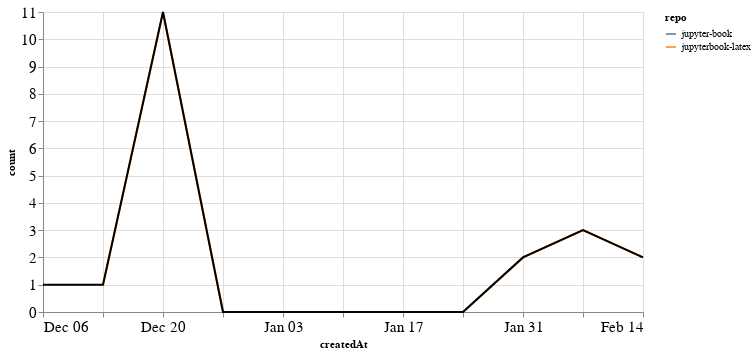

Source (notebook cell):
### Markdown cell above
### PRs

### Code cell
prs_time = prs.groupby('repo').resample('W', on='createdAt').count()['author'].reset_index()
prs_time = prs_time.rename(columns={'author': 'count'})
prs_time_total = prs_time.groupby('createdAt').agg({"count": "sum"}).reset_index()

ch1 = alt.Chart(prs_time, width=600).mark_line().encode(
    x='createdAt',
    y='count',
    color='repo',
    tooltip="repo"
)

ch2 = alt.Chart(prs_time_total, width=600).mark_line(color="black").encode(
    x='createdAt',
    y='count',
)

ch1 + ch2

### Figure 1 — Vega-Lite specification as saved in the notebook (floating-point values rounded to 4 significant figures)
{"config": {"axisLeft": {"labelFontSize": 15}, "axisBottom": {"labelFontSize": 15}}, "layer": [{"data": {"name": "data-66c7e03e001d4ae8b8ee84760b155ccb"}, "mark": "line", "encoding": {"color": {"type": "nominal", "field": "repo"}, "tooltip": {"type": "nominal", "field": "repo"}, "x": {"type": "temporal", "field": "createdAt"}, "y": {"type": "quantitative", "field": "count"}}, "width": 600}, {"data": {"name": "data-ad625c8e7a7751d4f664eeffaa238cca"}, "mark": {"type": "line", "color": "black"}, "encoding": {"x": {"type": "temporal", "field": "createdAt"}, "y": {"type": "quantitative", "field": "count"}}, "width": 600}], "$schema": "https://vega.github.io/schema/vega-lite/v4.8.1.json", "datasets": {"data-66c7e03e001d4ae8b8ee84760b155ccb": [{"repo": "jupyter-book", "createdAt": "2020-12-06T00:00:00", "count": 1}, {"repo": "jupyterbook-latex", "createdAt": "2020-12-13T00:00:00", "count": 1}, {"repo": "jupyterbook-latex", "createdAt": "2020-12-20T00:00:00", "count": 11}, {"repo": "jupyterbook-latex", "createdAt": "2020-12-27T00:00:00", "count": 0}, {"repo": "jupyterbook-latex", "createdAt": "2021-01-03T00:00:00", "count": 0}, {"repo": "jupyterbook-latex", "createdAt": "2021-01-10T00:00:00", "count": 0}, {"repo": "jupyterbook-latex", "createdAt": "2021-01-17T00:00:00", "count": 0}, {"repo": "jupyterbook-latex", "createdAt": "2021-01-24T00:00:00", "count": 0}, {"repo": "jupyterbook-latex", "createdAt": "2021-01-31T00:00:00", "count": 2}, {"repo": "jupyterbook-latex", "createdAt": "2021-02-07T00:00:00", "count": 3}, {"repo": "jupyterbook-latex", "createdAt": "2021-02-14T00:00:00", "count": 2}], "data-ad625c8e7a7751d4f664eeffaa238cca": [{"createdAt": "2020-12-06T00:00:00", "count": 1}, {"createdAt": "2020-12-13T00:00:00", "count": 1}, {"createdAt": "2020-12-20T00:00:00", "count": 11}, {"createdAt": "2020-12-27T00:00:00", "count": 0}, {"createdAt": "2021-01-03T00:00:00", "count": 0}, {"createdAt": "2021-01-10T00:00:00", "count": 0}, {"createdAt": "2021-01-17T00:00:00", "count": 0}, {"createdAt": "2021-01-24T00:00:00", "count": 0}, {"createdAt": "2021-01-31T00:00:00", "count": 2}, {"createdAt": "2021-02-07T00:00:00", "count": 3}, {"createdAt": "2021-02-14T00:00:00", "count": 2}]}}
